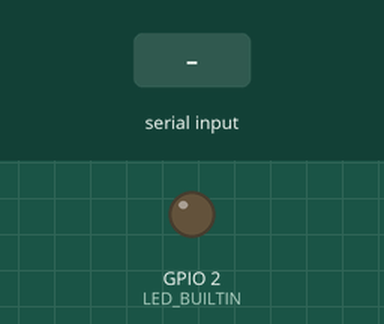
Simulated run of this sketch. Board: ESP8266 (NodeMCU). On the bench: output pins drawn as LEDs (lit = HIGH, except the on-board LED, lit = LOW). Inputs (shaded band) come from the test bench. WiFi joins after 1.5 s; servers stay silent unless stated; what the sketch prints to the serial monitor is not drawn.

Above: at 0.1 s.
At 3.7 s:
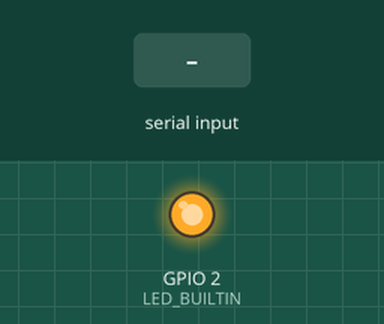
3.8 s: "start" received over Serial
5.4 s: "stop" received over Serial
7.0 s: "s" received over Serial
Timing chart, 0 to 10.0 s (numbered marks = the images above; inputs shaded):
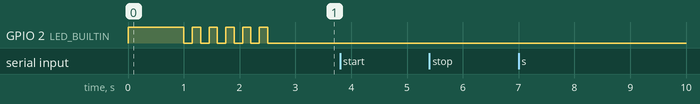

Measured:
- after the input at 3.8 s, every drawn part: stays the same
- after the input at 5.4 s, every drawn part: stays the same
- after the input at 7.0 s, every drawn part: stays the same

The sketch:

ESP_SERVER.ino
```cpp
#include <Arduino.h>
#include <ArduinoJson.h>
#include <ESP8266WiFi.h>
#include <ESP8266WiFiMulti.h>
#include <SocketIoClient.h>
#define USE_SERIAL Serial

#define DEBUG

const char* creds = "{\"id\": \"85ec15c2-74f6-11eb-a296-08f1ea94b84e\", \"password\": \"85ec1474-74f6-11eb-a296-08f1ea94b84e\", \"auth_type\": \"login\"}";  ///credential user ID+Passward //////
const char* creds_id = "85ec15c2-74f6-11eb-a296-08f1ea94b84e";

String score = "{\"id\": \"85ec15c2-74f6-11eb-a296-08f1ea94b84e\",\"val\":\"[";

ESP8266WiFiMulti WiFiMulti;
SocketIoClient webSocket;

//Serial Variables
#define COMMAND_SIZE 150
char command[COMMAND_SIZE];
int serial_count;
int no_data = 0;
long idle_time;
bool bytes_received = false;


String serverMessage = "";

void event(const char * payload, size_t length) {
  //USE_SERIAL.printf("=================> Got message: %s\n", payload);

  serverMessage = String(payload);
  DynamicJsonBuffer jsonBuffer(200);

  JsonObject& response = jsonBuffer.parseObject(serverMessage);      //////Parse Data recieved from server///////////////////////////////////

  if (!response.success())
  {
#ifdef DEBUG
    Serial.print("parseObject(");
    Serial.println(") failed");
    return;
#endif
  }

  String command = String(response["event_data"]["command"].as<char*>());

#ifdef DEBUG
  Serial.println("parseObject() Success---->" );
  Serial.println(command);
  Serial.println("<<<<---------------------->>>>");
#endif

  if (command == "start")
  {


    Serial.println("start");                    ///////Robot start Command receive from server ///////////////////////////////////////////


  }

  else if (command == "stop") /////////////Stop Command recive rom server ////////////////////////////////////////////////
  {

    Serial.println("stop");

  }

  webSocket.emit("device-events", serverMessage.c_str());
}
void connect(const char * payload, size_t length) {
#ifdef DEBUG
  Serial.println("=================> Connection triggered");
#endif
  webSocket.emit("authenticate", creds);

}
void disconnect(const char * payload, size_t length) {
#ifdef DEBUG
  Serial.println("===============> Disconnected!!!");
#endif
}
void setup() {
  // put your setup code here, to run once:

  Serial.begin(115200);
#ifdef DEBUG
  Serial.print("ESP_WEBSOCKET_CONNECTION");
#endif
  pinMode(LED_BUILTIN, OUTPUT);
  digitalWrite(LED_BUILTIN, HIGH);
  delay(1000);
  WiFi.begin("Robotics-Gallery", "Cube@321");         ////////Wifi User Id +passward (Connected server //////////////////


  while (WiFi.status() != WL_CONNECTED)
  {
    digitalWrite(LED_BUILTIN, LOW);
    delay(150);
    digitalWrite(LED_BUILTIN, HIGH);
    delay(150);
  }

#ifdef DEBUG
  Serial.print("Wifi COnnected");
  Serial.println("");
  Serial.println("WiFi connection Successful");
  Serial.print("The IP Address of ESP8266 Module is: ");
  Serial.print(WiFi.localIP());// Print the IP address
#endif

  webSocket.begin("10.10.1.17", 3000, "/socket.io/?transport=websocket");          ///////////////////Server IP Address/////////////////////////
  webSocket.on(creds_id, event);                     ////////////Event ID////////////////////////////////////
  webSocket.on("connect", connect);
  webSocket.on("disconnect", disconnect);

  digitalWrite(LED_BUILTIN, LOW);
}

void loop()
{

  read_serial();
  webSocket.loop();                    /////Websocket loop Executation ///////////////////////////////////////////////////////

  //Check if Wifi connection is lost
  if (WiFi.status() != WL_CONNECTED)
  {
    digitalWrite(LED_BUILTIN, HIGH);

    //if yes connect to Wifi again
    while (WiFi.status() != WL_CONNECTED)
    {
      //Serial.print('.');
      digitalWrite(LED_BUILTIN, LOW);
      delay(150);
      digitalWrite(LED_BUILTIN, HIGH);
      delay(150);
    }
    digitalWrite(LED_BUILTIN, LOW);
  }
}


void read_serial()
{
  if (Serial.available() > 0)
  {
    byte c = Serial.read();
    if (c == ';')
    {
      no_data++;
    }
    else
    {
      command[serial_count] = c;
      serial_count++;
      no_data = 0;
      bytes_received = true;
      idle_time = millis();
    }
  }
  //mark no data if nothing heard for 400 milliseconds
  else
  {
    if ((millis() - idle_time) >= 100)
    {
      no_data++;
      idle_time = millis();
    }
  }

  //if theres a pause or we got a real command, do it
  if (bytes_received && no_data )
  {
    Serial.println(command);
    process(command, serial_count);
    init_process_string();
  }
}

void init_process_string()
{
  //init our command
  for (byte i = 0; i < COMMAND_SIZE; i++) command[i] = 0;
  serial_count = 0;
  bytes_received = false;
  idle_time = millis();
}
void process(char instruction[], int arraySize)
{
  if (instruction[0] == 's')
  {
    if (instruction == "stop")
    {
#ifdef DEBUG
      Serial.println("stop received");
#endif

      webSocket.emit("device-events", serverMessage.c_str());
    }
    //webSocket.emit("score-event",
  }
  else if (instruction[0] == 'g')
  {

    char blueGoal = instruction[5];
    char yellowGoal = instruction[7];

    String dataToBePublished = score + String(instruction[5]) + "," + String(instruction[7]) + "]\"}";

#ifdef DEBUG
    Serial.println(dataToBePublished);
#endif
    webSocket.emit("score-event", dataToBePublished.c_str());

  }
}
```
